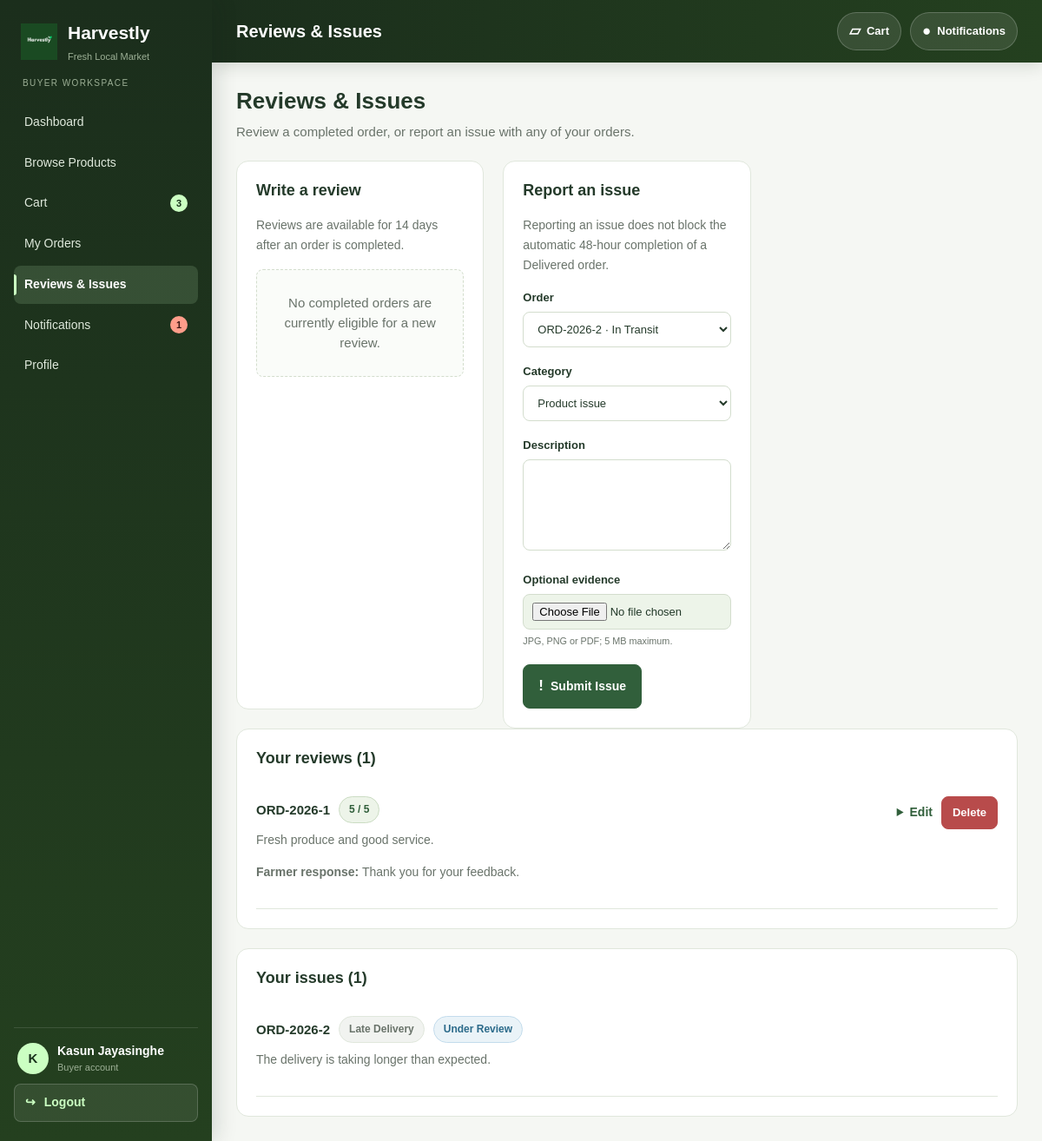
Page /Controller/Buyer/FeedbackController.php (signed in) on the committed database.
### tables this page shows
CREATE TABLE IF NOT EXISTS reviews (
    review_id BIGINT UNSIGNED AUTO_INCREMENT PRIMARY KEY,
    order_id BIGINT UNSIGNED NOT NULL,
    buyer_id BIGINT UNSIGNED NOT NULL,
    farmer_id BIGINT UNSIGNED NOT NULL,
    rating TINYINT UNSIGNED NOT NULL,
    review_text TEXT NULL,
    farmer_response TEXT NULL,
    farmer_responded_at DATETIME NULL,
    created_at TIMESTAMP NOT NULL DEFAULT CURRENT_TIMESTAMP,
    updated_at TIMESTAMP NOT NULL DEFAULT CURRENT_TIMESTAMP ON UPDATE CURRENT_TIMESTAMP,
    CONSTRAINT fk_review_order
        FOREIGN KEY (order_id) REFERENCES orders(order_id),
    CONSTRAINT fk_review_buyer
        FOREIGN KEY (buyer_id) REFERENCES users(user_id),
    CONSTRAINT fk_review_farmer
        FOREIGN KEY (farmer_id) REFERENCES users(user_id),
    UNIQUE KEY uq_review_order (order_id),
    KEY idx_review_farmer (farmer_id, created_at)
);

CREATE TABLE IF NOT EXISTS orders (
    order_id BIGINT UNSIGNED AUTO_INCREMENT PRIMARY KEY,
    buyer_id BIGINT UNSIGNED NOT NULL,
    farmer_id BIGINT UNSIGNED NOT NULL,
    source_type ENUM('NORMAL','PREORDER') NOT NULL DEFAULT 'NORMAL',

    recipient_name VARCHAR(120) NOT NULL,
    recipient_phone VARCHAR(25) NOT NULL,
    delivery_address_line1 VARCHAR(180) NOT NULL,
    delivery_address_line2 VARCHAR(180) NULL,
    delivery_city_town VARCHAR(100) NULL,
    delivery_postal_code VARCHAR(20) NULL,
    destination_district_id SMALLINT UNSIGNED NOT NULL,

    product_subtotal DECIMAL(12,2) NOT NULL DEFAULT 0.00,
    farmer_marketplace_fee DECIMAL(12,2) NOT NULL DEFAULT 0.00,
    buyer_service_fee DECIMAL(12,2) NOT NULL DEFAULT 0.00,
    delivery_fee DECIMAL(12,2) NOT NULL DEFAULT 0.00,
    grand_total DECIMAL(12,2) NOT NULL DEFAULT 0.00,

    order_status ENUM(
        'PENDING_PAYMENT','PAID','ACCEPTED','PREPARING','READY_FOR_DELIVERY',
        'PENDING_ASSIGNMENT','ASSIGNED','PICKED_UP','IN_TRANSIT','OUT_FOR_DELIVERY',
        'DELIVERED','COMPLETED','UNDELIVERABLE','REJECTED','CANCELLED'
    ) NOT NULL DEFAULT 'PENDING_PAYMENT',

    paid_at DATETIME NULL,
    accepted_at DATETIME NULL,
    ready_for_delivery_at DATETIME NULL,
    delivered_at DATETIME NULL,
    completed_at DATETIME NULL,
    cancelled_at DATETIME NULL,
    cancellation_reason VARCHAR(500) NULL,

    created_at TIMESTAMP NOT NULL DEFAULT CURRENT_TIMESTAMP,
    updated_at TIMESTAMP NOT NULL DEFAULT CURRENT_TIMESTAMP ON UPDATE CURRENT_TIMESTAMP,

    CONSTRAINT fk_order_buyer
        FOREIGN KEY (buyer_id) REFERENCES users(user_id),
    CONSTRAINT fk_order_farmer
        FOREIGN KEY (farmer_id) REFERENCES users(user_id),
    CONSTRAINT fk_order_destination_district
        FOREIGN KEY (destination_district_id) REFERENCES districts(district_id),

    KEY idx_order_buyer (buyer_id, created_at),
    KEY idx_order_farmer_status (farmer_id, order_status),
    KEY idx_order_status (order_status),
    KEY idx_order_destination (destination_district_id)
);

CREATE TABLE IF NOT EXISTS complaints (
    complaint_id BIGINT UNSIGNED AUTO_INCREMENT PRIMARY KEY,
    order_id BIGINT UNSIGNED NOT NULL,
    complainant_user_id BIGINT UNSIGNED NOT NULL,
    complainant_role ENUM('BUYER','FARMER','COURIER_PARTNER') NOT NULL,
    category VARCHAR(100) NOT NULL,
    description TEXT NOT NULL,
    evidence_path VARCHAR(500) NULL,
    complaint_status ENUM('OPEN','UNDER_REVIEW','RESOLVED','REJECTED') NOT NULL DEFAULT 'OPEN',
    admin_response TEXT NULL,
    reviewed_by BIGINT UNSIGNED NULL,
    reviewed_at DATETIME NULL,
    resolved_at DATETIME NULL,
    created_at TIMESTAMP NOT NULL DEFAULT CURRENT_TIMESTAMP,
    updated_at TIMESTAMP NOT NULL DEFAULT CURRENT_TIMESTAMP ON UPDATE CURRENT_TIMESTAMP,
    CONSTRAINT fk_complaint_order
        FOREIGN KEY (order_id) REFERENCES orders(order_id),
    CONSTRAINT fk_complaint_user
        FOREIGN KEY (complainant_user_id) REFERENCES users(user_id),
    CONSTRAINT fk_complaint_admin
        FOREIGN KEY (reviewed_by) REFERENCES users(user_id),
    KEY idx_complaint_order (order_id),
    KEY idx_complaint_status (complaint_status),
    KEY idx_complaint_user (complainant_user_id)
);

### View/Buyer/feedback.php (the view, shortened to what the rows shown need)
<?php
require_once __DIR__ . '/../../config/app.php';
require __DIR__ . '/includes/layout.php';
buyer_page_top('Reviews & Issues', 'FeedbackController.php');
?>
<section class="buyer-title">
    <div>
        <h2>Reviews &amp; Issues</h2>
    </div>
</section>
<section class="buyer-panel">
    <?php foreach ($reviews as $r): ?>
    <article class="buyer-row" style="align-items:flex-start;padding:16px 0;border-bottom:1px solid var(--hv-border)">
        <div class="buyer-grow">
            <div class="buyer-row" style="gap:10px">
                <strong><?= e(orderPublicId((int)$r['order_id'])) ?></strong>
                <span class="buyer-badge"><?= (int)$r['rating'] ?> / 5</span>
            </div>
            <p class="buyer-note" style="margin-top:8px"><?= nl2br(e((string)$r['review_text'])) ?></p>
            <?php if (!empty($r['farmer_response'])): ?>
                <p class="buyer-note" style="margin-top:8px"><strong>Farmer response:</strong> <?= e((string)$r['farmer_response']) ?></p>
            <?php endif; ?>
        </div>
        <div class="buyer-actions">
            <details class="buyer-details">
                <summary>Edit</summary>
            </details>
            <form method="post" action="<?= e(buyerRoute('FeedbackController.php')) ?>"
                  data-confirm="Delete this review?">
                <button class="buyer-button buyer-danger buyer-small" type="submit">Delete</button>
            </form>
        </div>
    </article>
    <?php endforeach; ?>
</section>
<section class="buyer-panel">
    <?php foreach ($complaints as $c): ?>
    <article class="buyer-row" style="align-items:flex-start;padding:16px 0;border-bottom:1px solid var(--hv-border)">
        <div class="buyer-grow">
            <div class="buyer-row" style="gap:10px">
                <strong><?= e(orderPublicId((int)$c['order_id'])) ?></strong>
                <span class="buyer-badge buyer-badge--muted"><?= e((string)$c['category']) ?></span>
                <?= buyerStatusBadge((string)$c['complaint_status']) ?>
            </div>
            <p class="buyer-note" style="margin-top:8px"><?= nl2br(e((string)$c['description'])) ?></p>
        </div>
    </article>
    <?php endforeach; ?>
</section>
<?php buyer_page_bottom(); ?>

### View/Buyer/includes/layout.php (shortened to what the rows shown need)
<?php
require_once __DIR__ . '/../../../config/app.php';
if (!function_exists('buyerStatusBadge')) {
    function buyerStatusBadge(?string $status): string {
        $tone = harvestlyStatusTone($status);
        $class = 'buyer-badge' . ($tone !== 'ok' && $tone !== 'muted' ? ' buyer-badge--' . $tone : '');
        return '<span class="' . $class . '">' . e(harvestlyStatusLabel($status)) . '</span>';
    }
}
function buyer_page_top(string $title, string $active = ''): void {
    ?>
    <!doctype html>
    <html lang="en">
    <head>
        <link rel="stylesheet" href="<?= e(url('CSS/Buyer/shell.css')) ?>">
    </head>
    <body>
    <div class="buyer-main">
        <header class="buyer-topbar">
            <div>
                <h1><?= e($title) ?></h1>
            </div>
        </header>
        <main class="buyer-content">
        <?php
}
function buyer_page_bottom(): void {
        ?>
        </main>
    </div>
    </body>
    </html>
    <?php
}

### rows in the picture
reviews: order.order_id "ORD-2026-1", rating "5", review_text "Fresh produce and good service.", farmer_response "Thank you for your feedback."
complaints: order.order_id "ORD-2026-2", category "Late Delivery", complaint_status "Under Review", description "The delivery is taking longer than expected."

### other values in the picture
$item['label'] "Dashboard"
$item['label'] "Browse Products"
$item['label'] "Cart"
$item['count'] "3"
$item['label'] "My Orders"
$item['label'] "Reviews & Issues"
$item['label'] "Notifications"
$item['count'] "1"
$item['label'] "Profile"
$initials "K"
$displayName "Kasun Jayasinghe"
$title "Reviews & Issues"
$reviewWindow "14"
$confirmHours "48"
count($reviews) "1"
